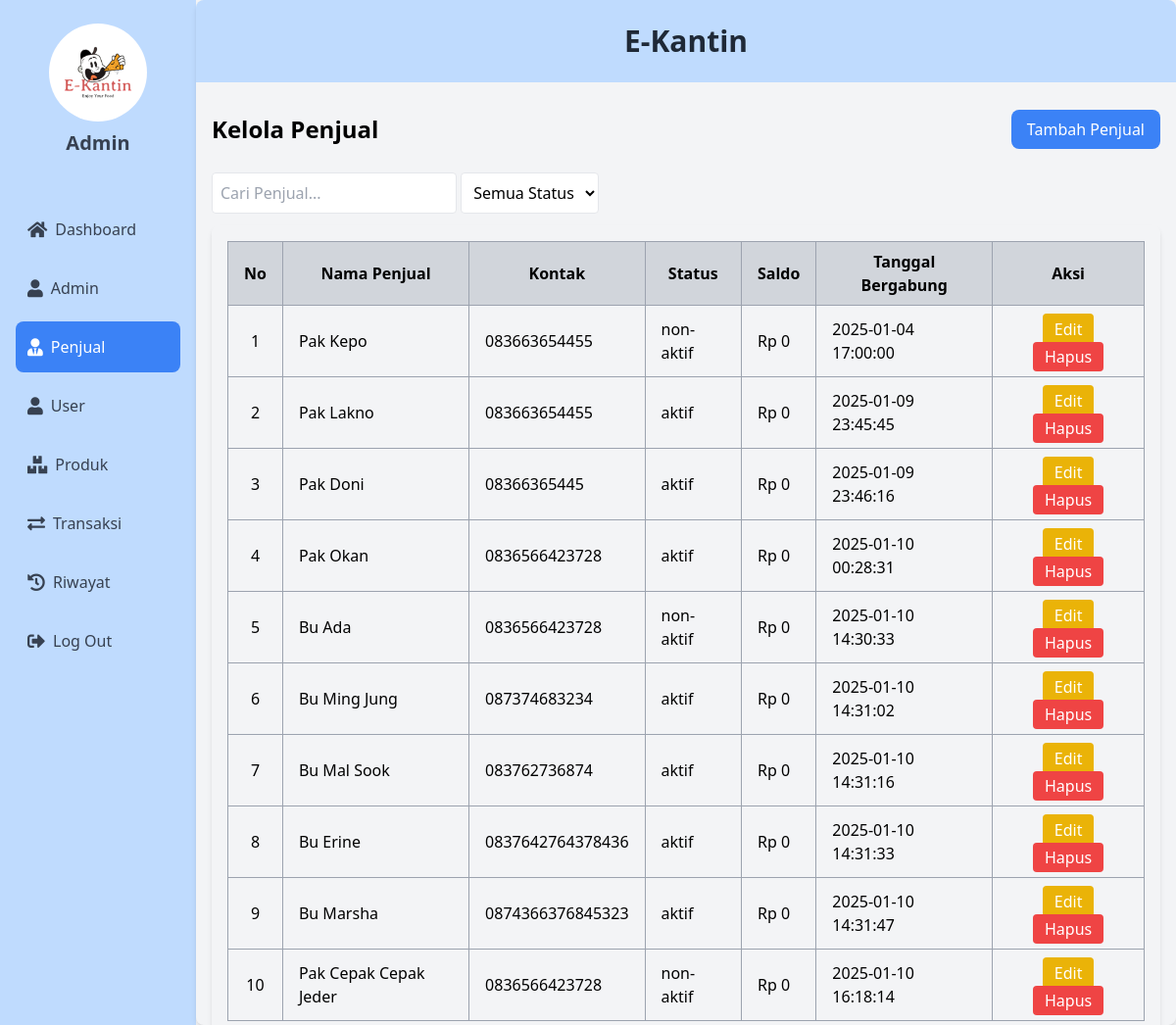
The page /penjual/penjual.php (signed in) on the database as committed earlier.
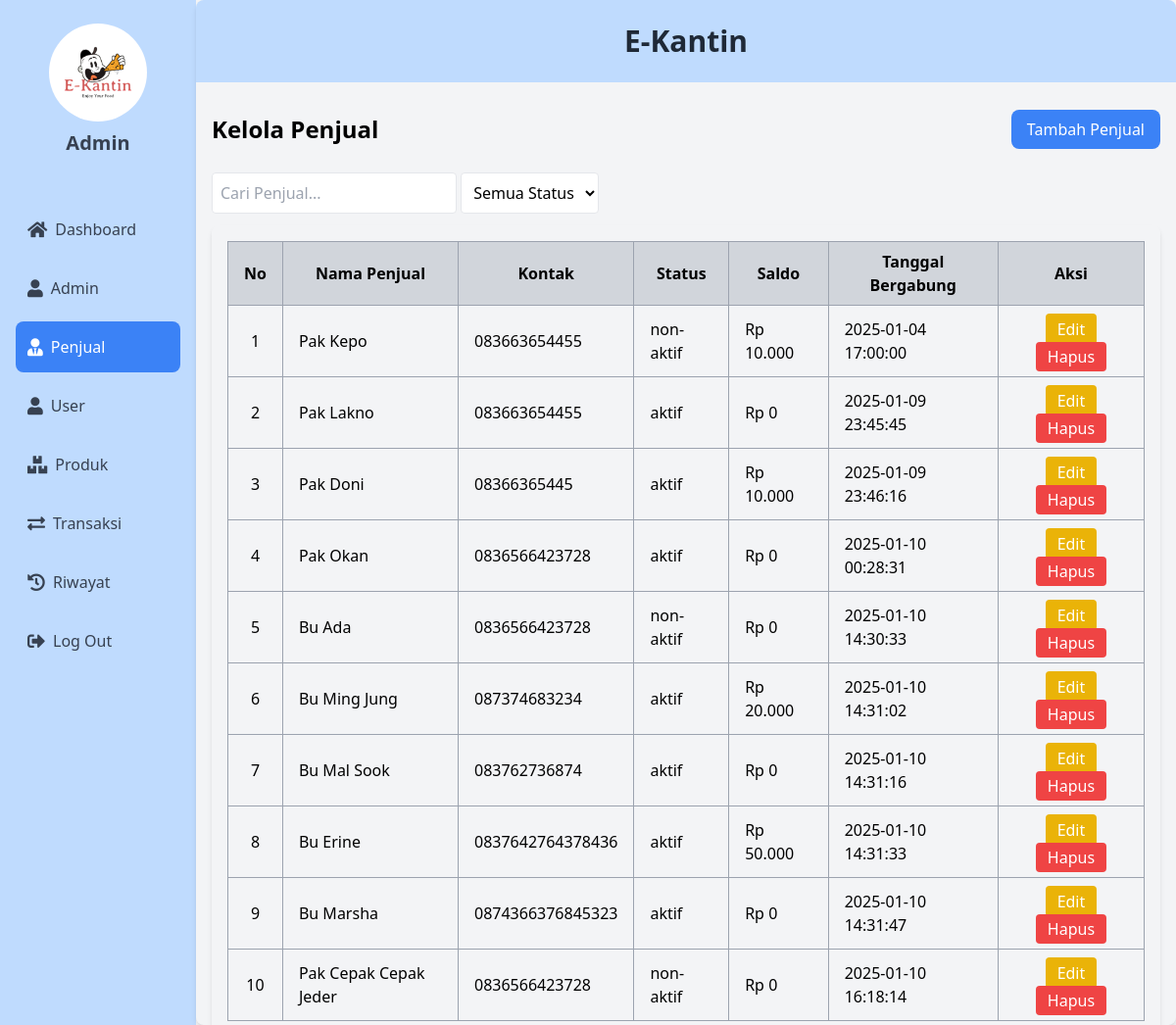
The same page on the database as committed later.
### tables this page shows
CREATE TABLE `penjual` (
  `id_penjual` int NOT NULL AUTO_INCREMENT,
  `nama_penjual` varchar(100) NOT NULL,
  `kontak` varchar(100) NOT NULL,
  `status` enum('aktif','non-aktif') NOT NULL,
  `tanggal_bergabung` timestamp NOT NULL,
  `saldo` decimal(10,2) NOT NULL DEFAULT '0.00',
  `withdrawable_balance` decimal(10,2) NOT NULL DEFAULT '0.00',
  PRIMARY KEY (`id_penjual`)
);

### penjual/penjual.php (the view, shortened to what the changed rows need)
<?php
include '../config.php';
$sql = "SELECT * FROM penjual";
$query = mysqli_query($conn, $sql);
?>
<!DOCTYPE html>
<html lang="en">
<head>
    <script src="https://cdn.tailwindcss.com"></script>
    <link href="https://cdnjs.cloudflare.com/ajax/libs/font-awesome/5.15.4/css/all.min.css" rel="stylesheet">
</head>
<body class="bg-gray-100">
    <div class="flex flex h-screen overflow-hidden">
        <div class="w-1/6 bg-blue-200">
            <div class="flex flex-col items-center py-6 px-4">
                <div class="flex flex-col items-center mb-6">
                    <h1 class="text-xl font-semibold text-gray-700">Admin</h1>
                </div><br>
            </div>
        </div>
        <div class="w-5/6 card shadow-md rounded-lg overflow-hidden">
            <div class="bg-blue-200 text-center text-xl font-bold text-black py-6 border-b-3 border-blue-400">
                <h1 class="text-3xl font-bold text-gray-800">E-Kantin</h1>
            </div>
            <div class="flex-1 p-4 overflow-y-auto">
                <div class="flex justify-between items-center py-3 mb-3">
                    <h1 class="text-2xl font-semibold">Kelola Penjual</h1>
                </div>
                <div class="card shadow-md rounded-lg">
                    <div class="card-body p-4">
                        <div class="overflow-x-auto" style="max-height: calc(100vh - 250px);">
                            <table class="min-w-full table-auto border-collapse">
                                <thead>
                                    <tr class="bg-gray-300 text-center">
                                        <th class="px-4 py-2 border border-gray-400">No</th>
                                        <th class="px-4 py-2 border border-gray-400">Nama Penjual</th>
                                        <th class="px-4 py-2 border border-gray-400">Kontak</th>
                                        <th class="px-4 py-2 border border-gray-400">Status</th>
                                        <th class="px-4 py-2 border border-gray-400">Saldo</th>
                                        <th class="px-4 py-2 border border-gray-400">Tanggal Bergabung</th>
                                        <th class="px-4 py-2 border border-gray-400">Aksi</th>
                                    </tr>
                                </thead>
                                <tbody>
                                    <?php
                                    $no = 1;
                                    while ($row = mysqli_fetch_array($query)) {
                                        echo "
                                            <tr class='hover:bg-gray-100'>
                                                <td class='px-4 py-2 text-center border border-gray-400'>{$no}</td>
                                                <td class='px-4 py-2 border border-gray-400'>{$row['nama_penjual']}</td>
                                                <td class='px-4 py-2 border border-gray-400'>{$row['kontak']}</td>
                                                <td class='px-4 py-2 border border-gray-400'>{$row['status']}</td>
                                                <td class='px-4 py-2 border border-gray-400'>Rp " . number_format($row['saldo'], 0, ',', '.') . "</td>
                                                <td class='px-4 py-2 border border-gray-400'>{$row['tanggal_bergabung']}</td>
                                                <td class='px-4 py-2 text-center border border-gray-400'>
                                                    <button onclick=\"openEditModal('{$row['id_penjual']}', '{$row['nama_penjual']}', '{$row['kontak']}', '{$row['status']}')\" class='bg-yellow-500 text-white px-3 py-1 rounded hover:bg-yellow-600'>Edit</button>
                                                    <a href='#' onclick=\"openDeleteModal('{$row['id_penjual']}')\" class='bg-red-500 text-white px-3 py-1 rounded hover:bg-red-600'>Hapus</a>
                                                </td>
                                            </tr>
                                        ";
                                        $no++;
                                    }
                                    ?>
                                </tbody>
                            </table>
                        </div>
                    </div>
                </div>
            </div>
        </div>
    </div>
</body>
</html>

Rows that differ between the two databases and show on the page:
changed penjual "Pak Kepo": saldo "0" → "10.000"
changed penjual "Pak Doni": saldo "0" → "10.000"
changed penjual "Bu Ming Jung": saldo "0" → "20.000"
changed penjual "Bu Erine": saldo "0" → "50.000"
